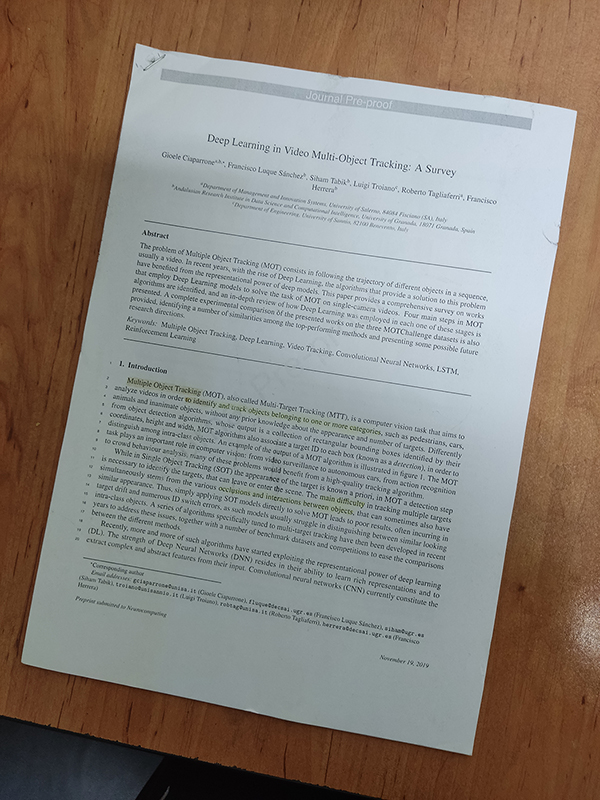
#> input picture HW[7]/images/example.jpg, 600 x 800 px
$ jupyter execute Q3.ipynb
#> lines starting #> are read from the running program, lines starting #| are printed output that depends on the picture; after the words box and inside, x2 and y2 are one past the last pixel; in counts of white or black regions, pixels touching at a corner belong together
# Imports

[cell 1]
import cv2
import numpy as np
import matplotlib.pyplot as plt

# Utilities

[cell 2]
def imshow(im):
    width, height, *channels = im.shape
    if channels:
        # By default, OpenCV tends to work with images in the BGR format.
        # This is due to some outdated practices, but it has been left in the library.
        # We can iterate the channels in reverse order to get an RGB image.
        plt.imshow(im[:,:,::-1])
    else:
        plt.imshow(im, cmap='gray')
    plt.axis('off')

[cell 3]
# [10 lines left out: function reorder, not called in this run]

# Image

[cell 4]
im = cv2.imread('images/example.jpg')
#> im is the input picture: shape (800, 600, 3); mean B, G, R 122.1, 130.1, 137.6
imshow(im)

# Process

Follow the hints in each section to implement the functions.

## Grayscale Transform

Use the `cv2.cvtColor` function with any color space you deem appropriate. The resulting image should have a single channel.

[cell 5]
def to_grayscale(im):
    # Your code goes here.
    return cv2.cvtColor(im, cv2.COLOR_BGR2GRAY)

[cell 6]
grayscale = to_grayscale(im)
#> in to_grayscale, `return cv2.cvtColor(im, cv2.COLOR_BGR2GRAY)`:
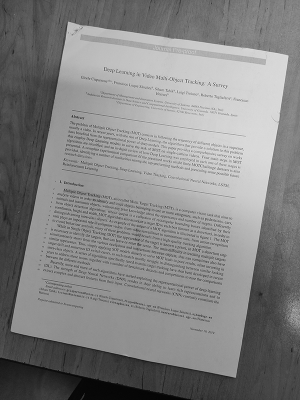
#> returned value: shape (800, 600) (shown at 1/2 size); min 0, max 255, mean 131.4
imshow(grayscale)

## Blurring the Image

The Gaussian filter or its more advanced sibling, the Bilateral filter, have shown the best results. Go with whatever smoothing filter you prefer. Considering that the image is highly likely to contain texts, adjust your window size accordingly.

[cell 7]
def blur(im):
    # Your code goes here.
    return cv2.GaussianBlur(im, (15, 15), 0)

[cell 8]
blurred = blur(grayscale)
#> in blur, `return cv2.GaussianBlur(im, (15, 15), 0)`:
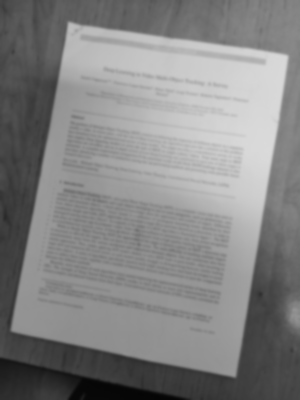
#> returned value: shape (800, 600) (shown at 1/2 size); min 5, max 218, mean 131.4
imshow(blurred)

## Edge Detection

The `cv2.Canny` filter tends to generate the best results. Tune its thresholds using the provided image and try it on a few more examples.

[cell 9]
def to_edges(im):
    # Your code goes here.
    return cv2.Canny(im, 50, 90)

[cell 10]
edges = to_edges(blurred)
#> in to_edges, `return cv2.Canny(im, 50, 90)`:
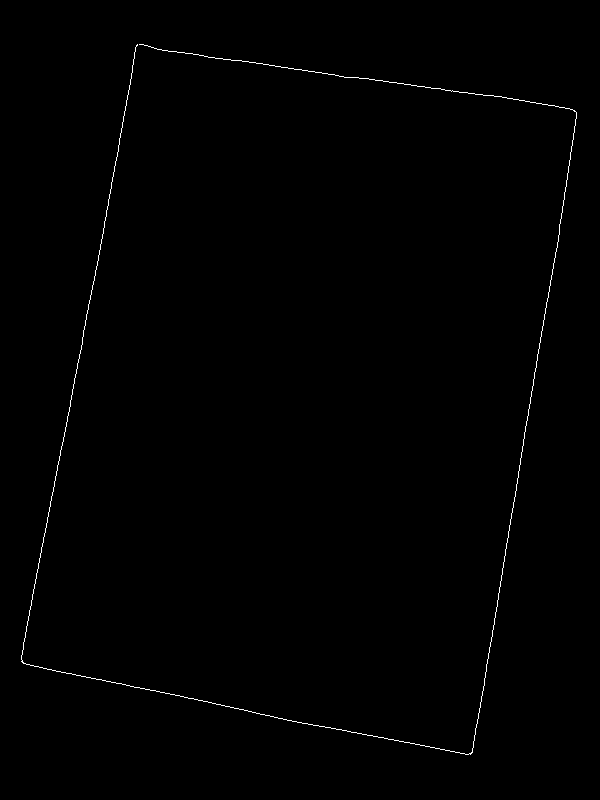
#> returned value: shape (800, 600); 0.45% white in thin lines or dots, all inside (x1, y1, x2, y2) = (21, 44, 577, 755)
imshow(edges)

## Contour Detection

We highly suggest that you learn more about [image contours](https://docs.opencv.org/4.x/d4/d73/tutorial_py_contours_begin.html), specifically, the `cv2.findContours` function. You'd want to find the contour that has the largest surface area (using `cv2.contourArea`) and simplify its boundaries to a quadrilateral using `cv2.approxPolyDP` (and possibly `cv2.arcLength`). If this all sounds too complicated, go with the Hough transform. As discussed in the instructions, you can use the Hough transform to identify four lines within the output of `to_edges` to identify the most prominent parallelogram present in the image. This isn't, however, the best solution.

Regardless of the method, the output of the function must be the coordinates of the four vertices containing the page, in the form of a `4x2` array.

*Hint*: If you are using `cv2.findContours`, the Simple Approximation Model suffices for our purposes.

[cell 11]
def find_vertices(im):
    # Your code goes here.
    contours, hierarchy = cv2.findContours(im, cv2.RETR_EXTERNAL, cv2.CHAIN_APPROX_SIMPLE)
    max_area_contour = max(contours, key=cv2.contourArea)
    arc_length = cv2.arcLength(max_area_contour, True)
    corners = cv2.approxPolyDP(max_area_contour, 0.01 * arc_length, True)
    similar_corner_indices = []
    if corners.shape[0] == 4:
        return corners.reshape((4, 2))
    for i in range(corners.shape[0]):
        for j in range(i + 1, corners.shape[0]):
            if np.linalg.norm(corners[i] - corners[j]) < 10:
                similar_corner_indices.append(j)
    corners = np.delete(corners, similar_corner_indices, axis=0)
    return corners.reshape((4, 2))

[cell 12]
# Let's draw the points on the original image.
imshow(im)
vertices = find_vertices(edges)
#> in find_vertices, `contours, hierarchy = cv2.findContours(im, cv2.RETR_EXTERNAL, cv2.CHAI..`: contours = 1 contour, all with area under 20
#> in find_vertices, `max_area_contour = max(contours, key=cv2.contourArea)`: max_area_contour = contour of 1531 points, box (x1, y1, x2, y2) (21, 44, 577, 755), area 7
#> in find_vertices, `arc_length = cv2.arcLength(max_area_contour, True)`: arc_length = 4609.4
#> in find_vertices, `corners = cv2.approxPolyDP(max_area_contour, 0.01 * arc_length, True)`: corners = [[137, 44], [21, 661], [470, 754], [576, 112], [139, 44], [576, 112], [465, 754], [21, 659]]
#> in find_vertices, `corners = np.delete(corners, similar_corner_indices, axis=0)`: corners = [[137, 44], [21, 661], [470, 754], [576, 112]]
#> vertices = [[137, 44], [21, 661], [470, 754], [576, 112]]
plt.scatter([x for x, y in vertices], [y for x, y in vertices])
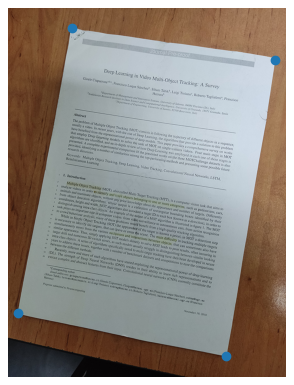
#> figure drawn by matplotlib, 1 panel

## Perspective Transform

We can use the `cv2.getPerspectiveTransform` function to find a transform that maps the region we have identified to a rectangle that we can easily crop. You then need to use `cv2.warpPerspective` to apply this transform and crop out the target region.

**Note**: `cv2.getPerspectiveTransform` expects your vertices in a particular order. They should be top left, top right, bottom right, and finally, bottom left. We have implemented a utility function for this purpose.

[cell 13]
def crop_out(im, vertices):
    # Your code goes here.
    height, width = im.shape[0], im.shape[1]
    target = np.float32([[0, 0], [0, height], [width, height], [width, 0]])
    transform = cv2.getPerspectiveTransform(vertices.astype(np.float32), target)  # get the top or bird eye view effect
    return cv2.warpPerspective(im, transform, (width, height))

[cell 14]
cropped = crop_out(im, vertices)
#> in crop_out, `transform = cv2.getPerspectiveTransform(vertices.astype(np.float32), t..`: transform = [[1.39, 0.262, -202.4], [-0.204, 1.32, -29.98], [7.24e-05, 6.51e-05, 1]]
#> in crop_out, `return cv2.warpPerspective(im, transform, (width, height))`:
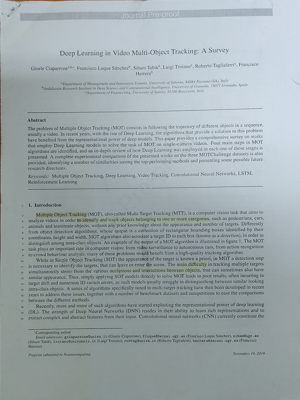
#> returned value: shape (800, 600, 3) (shown at 1/2 size); mean of channels 0, 1, 2 169.9, 166.8, 156.2; drawn as B, G, R
imshow(cropped)

## Image Enhancement

I'll leave this part up to you!

[cell 15]
def enhance(im):
    # Your code goes here.
    clahe = cv2.createCLAHE(clipLimit=2.0, tileGridSize=(8,8))
    return clahe.apply(to_grayscale(im))

## Result

Let's put everything together and get the result in one go.

[cell 16]
def scan(im):
    grayscale = to_grayscale(im)
    blurred = blur(grayscale)
    edges = to_edges(blurred)
    vertices = find_vertices(edges)
    cropped = crop_out(im, vertices)
    return enhance(cropped)

[cell 17]
scanned = scan(im)
#> in scan, `vertices = find_vertices(edges)`: vertices = [[137, 44], [21, 661], [470, 754], [576, 112]]
#> in enhance, `return clahe.apply(to_grayscale(im))`:
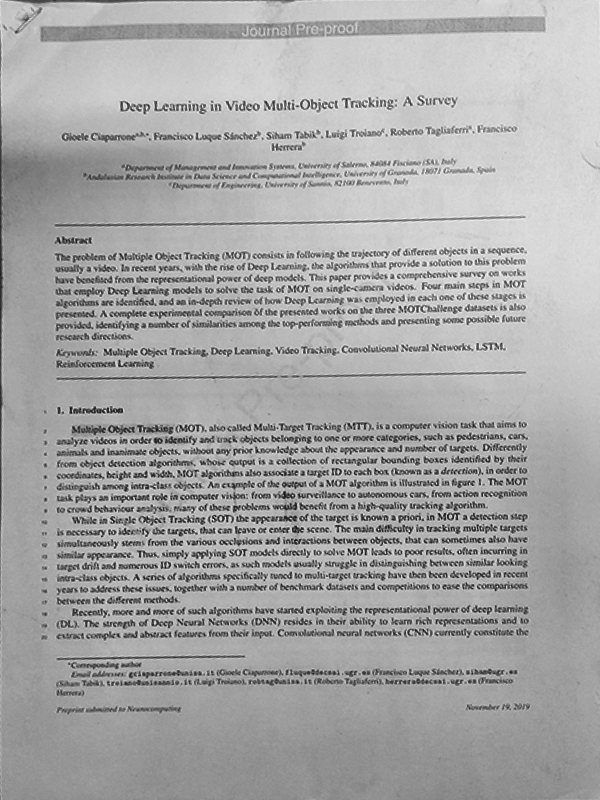
#> returned value: shape (800, 600); min 11, max 249, mean 166.3
imshow(scanned)
